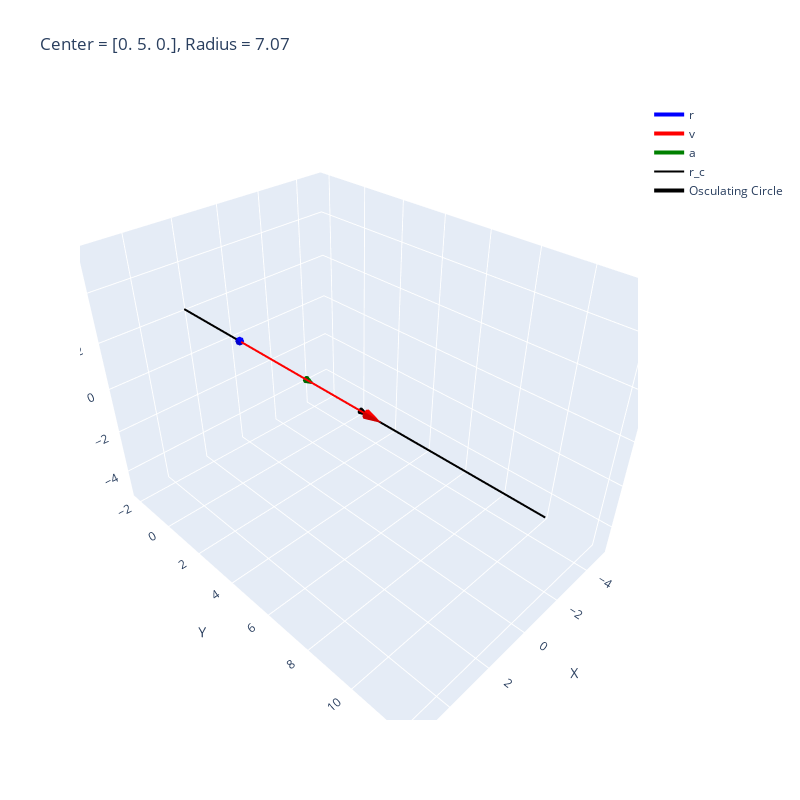

Here is the notebook cell this chart was saved with:
### Markdown cell above
### Visualization of Kinematic Vectors

### Code cell
# Create quiver plot data
# Vector r: from origin (0,0,0) to r
quiver_r = go.Cone(
    x=[r[0]], y=[r[1]], z=[r[2]],
    u=[r[0]], v=[r[1]], w=[r[2]],
    colorscale=[[0, 'blue'], [1, 'blue']],
    sizemode="absolute",
    sizeref=0.5,
    name='Position (r)',
    showscale=False
)

# Vector v: from r to r+v
quiver_v = go.Cone(
    x=[r[0] + v[0]], y=[r[1] + v[1]], z=[r[2] + v[2]],
    u=[v[0]], v=[v[1]], w=[v[2]],
    colorscale=[[0, 'red'], [1, 'red']],
    sizemode="absolute",
    sizeref=0.5,
    name='Velocity (v)',
    showscale=False
)

# Vector a: from r to r+a
quiver_a = go.Cone(
    x=[r[0] + a[0]], y=[r[1] + a[1]], z=[r[2] + a[2]],
    u=[a[0]], v=[a[1]], w=[a[2]],
    colorscale=[[0, 'green'], [1, 'green']],
    sizemode="absolute",
    sizeref=0.5,
    name='Acceleration (a)',
    showscale=False
)

quiver_c = go.Cone(
    x=[r_C[0]], y=[r_C[1]], z=[r_C[2]],
    u=[r_C[0]], v=[r_C[1]], w=[r_C[2]],
    colorscale=[[0, 'black'], [1, 'black']],
    sizemode="absolute",
    sizeref=0.5,
    name='Acceleration (a)',
    showscale=False
)

# Create lines to show vector paths
# Line for r: from origin to r
line_r = go.Scatter3d(
    x=[0, r[0]], y=[0, r[1]], z=[0, r[2]],
    mode='lines',
    line=dict(color='blue', width=4),
    name='r'
)

# Line for v: from r to r+v
line_v = go.Scatter3d(
    x=[r[0], r[0]+v[0]], y=[r[1], r[1]+v[1]], z=[r[2], r[2]+v[2]],
    mode='lines',
    line=dict(color='red', width=4),
    name='v'
)

# Line for a: from r to r+a
line_a = go.Scatter3d(
    x=[r[0], r[0]+a[0]], y=[r[1], r[1]+a[1]], z=[r[2], r[2]+a[2]],
    mode='lines',
    line=dict(color='green', width=4),
    name='a'
)

line_c = go.Scatter3d(
    x=[0, r_C[0]], y=[0, r_C[1]], z=[0, r_C[2]],
    mode='lines',
    line=dict(color='black', width=2),
    name='r_c'
)


circle = go.Scatter3d(
    x = circle_x, y = circle_y, z = circle_z,
    mode='lines',
    line=dict(color='black', width=4),
    name='Osculating Circle'
)

# Combine all traces
fig = go.Figure(data=[quiver_r, quiver_v, quiver_a, quiver_c, line_r, line_v, line_a, line_c, circle])

# Update layout for better visualization
fig.update_layout(
    title=f'Center = {r_C.round(2)}, Radius = {Rho.round(2)}',
    scene=dict(
        xaxis_title='X',
        yaxis_title='Y',
        zaxis_title='Z',
    ),
    showlegend=True,
    width=800,
    height=800
)

### Figure 1 — Plotly figure (JSON) as saved in the notebook; plotly's stock layout.template omitted (floating-point values rounded to 4 significant figures)
{"data": [{"colorscale": [[0, "blue"], [1, "blue"]], "name": "Position (r)", "showscale": false, "sizemode": "absolute", "sizeref": 0.5, "type": "cone", "u": [5], "v": [5], "w": [5], "x": [5], "y": [5], "z": [5]}, {"colorscale": [[0, "red"], [1, "red"]], "name": "Velocity (v)", "showscale": false, "sizemode": "absolute", "sizeref": 0.5, "type": "cone", "u": [0], "v": [5], "w": [0], "x": [5], "y": [10], "z": [5]}, {"colorscale": [[0, "green"], [1, "green"]], "name": "Acceleration (a)", "showscale": false, "sizemode": "absolute", "sizeref": 0.5, "type": "cone", "u": [-2.5], "v": [0], "w": [-2.5], "x": [2.5], "y": [5], "z": [2.5]}, {"colorscale": [[0, "black"], [1, "black"]], "name": "Acceleration (a)", "showscale": false, "sizemode": "absolute", "sizeref": 0.5, "type": "cone", "u": [8.882e-16], "v": [5], "w": [8.882e-16], "x": [8.882e-16], "y": [5], "z": [8.882e-16]}, {"line": {"color": "blue", "width": 4}, "mode": "lines", "name": "r", "type": "scatter3d", "x": [0, 5], "y": [0, 5], "z": [0, 5]}, {"line": {"color": "red", "width": 4}, "mode": "lines", "name": "v", "type": "scatter3d", "x": [5, 5], "y": [5, 10], "z": [5, 5]}, {"line": {"color": "green", "width": 4}, "mode": "lines", "name": "a", "type": "scatter3d", "x": [5, 2.5], "y": [5, 5], "z": [5, 2.5]}, {"line": {"color": "black", "width": 2}, "mode": "lines", "name": "r_c", "type": "scatter3d", "x": [0, 8.882e-16], "y": [0, 5], "z": [0, 8.882e-16]}, {"line": {"color": "black", "width": 4}, "mode": "lines", "name": "Osculating Circle", "type": "scatter3d", "x": [5, 4.99, 4.96, 4.91, 4.84, 4.75, 4.642, 4.515, 4.369, 4.206, 4.026, 3.83, 3.619, 3.393, 3.153, 2.9, 2.636, 2.361, 2.077, 1.784, 1.485, 1.179, 0.8682, 0.5542, 0.2379, -0.07933, -0.3962, -0.7116, -1.024, -1.332, -1.635, -1.932, -2.22, -2.5, -2.77, -3.028, -3.274, -3.507, -3.726, -3.93, -4.118, -4.29, -4.444, -4.581, -4.698, -4.797, -4.877, -4.937, -4.977, -4.997, -4.997, -4.977, -4.937, -4.877, -4.797, -4.698, -4.581, -4.444, -4.29, -4.118, -3.93, -3.726, -3.507, -3.274, -3.028, -2.77, -2.5, -2.22, -1.932, -1.635, -1.332, -1.024, -0.7116, -0.3962, -0.07933, 0.2379, 0.5542, 0.8682, 1.179, 1.485, 1.784, 2.077, 2.361, 2.636, 2.9, 3.153, 3.393, 3.619, 3.83, 4.026, 4.206, 4.369, 4.515, 4.642, 4.75, 4.84, 4.91, 4.96, 4.99, 5], "y": [5, 5.448, 5.895, 6.338, 6.776, 7.206, 7.628, 8.039, 8.438, 8.823, 9.192, 9.545, 9.88, 10.19, 10.49, 10.76, 11.01, 11.23, 11.43, 11.61, 11.75, 11.87, 11.96, 12.03, 12.06, 12.07, 12.05, 12.0, 11.92, 11.82, 11.68, 11.52, 11.34, 11.12, 10.89, 10.63, 10.34, 10.04, 9.715, 9.371, 9.01, 8.632, 8.24, 7.835, 7.418, 6.992, 6.558, 6.117, 5.672, 5.224, 4.776, 4.328, 3.883, 3.442, 3.008, 2.582, 2.165, 1.76, 1.368, 0.9903, 0.629, 0.2852, -0.03951, -0.344, -0.6269, -0.8872, -1.124, -1.336, -1.522, -1.682, -1.815, -1.921, -1.999, -2.049, -2.07, -2.063, -2.027, -1.964, -1.872, -1.752, -1.605, -1.432, -1.233, -1.008, -0.7599, -0.4882, -0.1943, 0.1204, 0.4548, 0.8075, 1.177, 1.562, 1.961, 2.372, 2.794, 3.224, 3.662, 4.105, 4.552, 5.0], "z": [5, 4.99, 4.96, 4.91, 4.84, 4.75, 4.642, 4.515, 4.369, 4.206, 4.026, 3.83, 3.619, 3.393, 3.153, 2.9, 2.636, 2.361, 2.077, 1.784, 1.485, 1.179, 0.8682, 0.5542, 0.2379, -0.07933, -0.3962, -0.7116, -1.024, -1.332, -1.635, -1.932, -2.22, -2.5, -2.77, -3.028, -3.274, -3.507, -3.726, -3.93, -4.118, -4.29, -4.444, -4.581, -4.698, -4.797, -4.877, -4.937, -4.977, -4.997, -4.997, -4.977, -4.937, -4.877, -4.797, -4.698, -4.581, -4.444, -4.29, -4.118, -3.93, -3.726, -3.507, -3.274, -3.028, -2.77, -2.5, -2.22, -1.932, -1.635, -1.332, -1.024, -0.7116, -0.3962, -0.07933, 0.2379, 0.5542, 0.8682, 1.179, 1.485, 1.784, 2.077, 2.361, 2.636, 2.9, 3.153, 3.393, 3.619, 3.83, 4.026, 4.206, 4.369, 4.515, 4.642, 4.75, 4.84, 4.91, 4.96, 4.99, 5]}], "layout": {"height": 800, "scene": {"xaxis": {"title": {"text": "X"}}, "yaxis": {"title": {"text": "Y"}}, "zaxis": {"title": {"text": "Z"}}}, "showlegend": true, "title": {"text": "Center = [0. 5. 0.], Radius = 7.07"}, "width": 800}}
